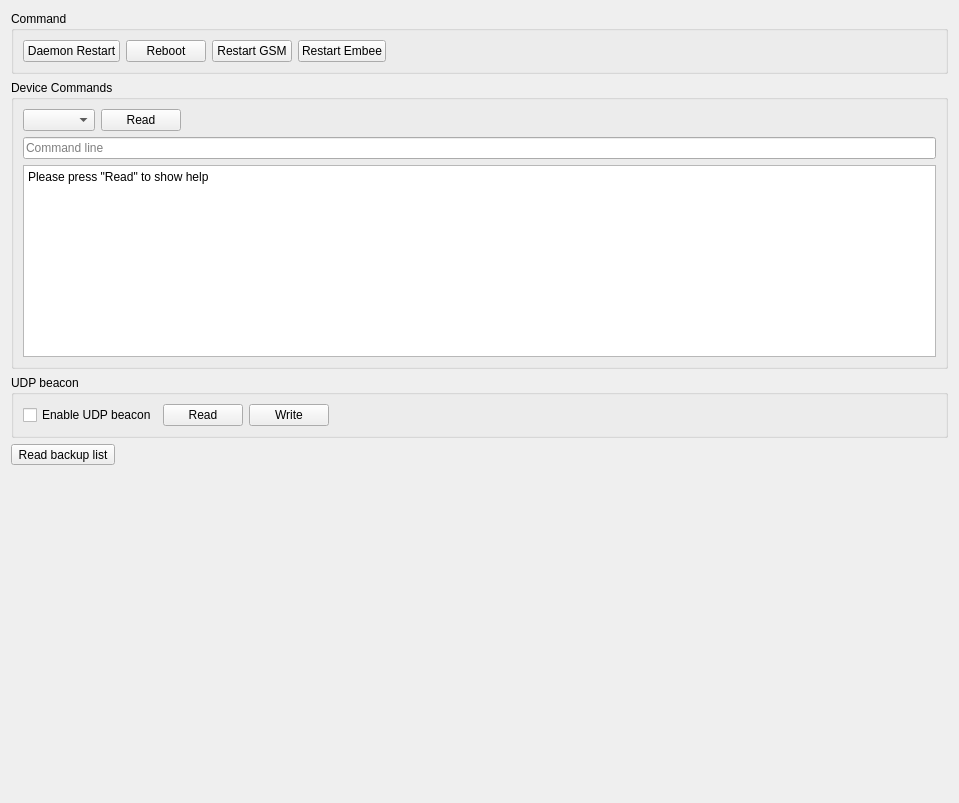
                  <widget class="QWidget" name="page_11">
                   <layout class="QVBoxLayout" name="verticalLayout_13">
                    <item>
                     <widget class="QGroupBox" name="groupBox_4">
                      <property name="title">
                       <string>Command</string>
                      </property>
                      <layout class="QHBoxLayout" name="horizontalLayout_6">
                       <item>
                        <widget class="QPushButton" name="pbDrestart">
                         <property name="text">
                          <string>Daemon Restart</string>
                         </property>
                         <property name="flat">
                          <bool>false</bool>
                         </property>
                        </widget>
                       </item>
                       <item>
                        <widget class="QPushButton" name="pbReboot">
                         <property name="text">
                          <string>Reboot</string>
                         </property>
                         <property name="flat">
                          <bool>false</bool>
                         </property>
                        </widget>
                       </item>
                       <item>
                        <widget class="QPushButton" name="pbResetGsm">
                         <property name="text">
                          <string>Restart GSM</string>
                         </property>
                        </widget>
                       </item>
                       <item>
                        <widget class="QPushButton" name="pbResetEmbee">
                         <property name="text">
                          <string>Restart Embee</string>
                         </property>
                        </widget>
                       </item>
                       <item>
                        <spacer name="horizontalSpacer_8">
                         <property name="orientation">
                          <enum>Qt::Horizontal</enum>
                         </property>
                         <property name="sizeHint" stdset="0">
                          <size>
                           <width>301</width>
                           <height>20</height>
                          </size>
                         </property>
                        </spacer>
                       </item>
                      </layout>
                     </widget>
                    </item>
                    <item>
                     <widget class="QGroupBox" name="groupBox_20">
                      <property name="sizePolicy">
                       <sizepolicy hsizetype="Preferred" vsizetype="Expanding">
                        <horstretch>0</horstretch>
                        <verstretch>0</verstretch>
                       </sizepolicy>
                      </property>
                      <property name="title">
                       <string>Device Commands</string>
                      </property>
                      <layout class="QGridLayout" name="gridLayout_27">
                       <item row="0" column="0">
                        <layout class="QHBoxLayout" name="horizontalLayout_25">
                         <item>
                          <widget class="QComboBox" name="cbDevCommand">
                           <property name="sizePolicy">
                            <sizepolicy hsizetype="Expanding" vsizetype="Fixed">
                             <horstretch>0</horstretch>
                             <verstretch>0</verstretch>
                            </sizepolicy>
                           </property>
                          </widget>
                         </item>
                         <item>
                          <widget class="QPushButton" name="pbDevCommands">
                           <property name="text">
                            <string>Read</string>
                           </property>
                          </widget>
                         </item>
                         <item>
                          <spacer name="horizontalSpacer_32">
                           <property name="orientation">
                            <enum>Qt::Horizontal</enum>
                           </property>
                           <property name="sizeType">
                            <enum>QSizePolicy::Preferred</enum>
                           </property>
                           <property name="sizeHint" stdset="0">
                            <size>
                             <width>755</width>
                             <height>20</height>
                            </size>
                           </property>
                          </spacer>
                         </item>
                        </layout>
                       </item>
                       <item row="1" column="0">
                        <widget class="QLineEdit" name="leDevCommand">
                         <property name="sizePolicy">
                          <sizepolicy hsizetype="Preferred" vsizetype="Fixed">
                           <horstretch>0</horstretch>
                           <verstretch>0</verstretch>
                          </sizepolicy>
                         </property>
                         <property name="maxLength">
                          <number>1400</number>
                         </property>
                         <property name="placeholderText">
                          <string>Command line</string>
                         </property>
                         <property name="clearButtonEnabled">
                          <bool>true</bool>
                         </property>
                        </widget>
                       </item>
                       <item row="2" column="0">
                        <widget class="QPlainTextEdit" name="pteMan4commands">
                         <property name="readOnly">
                          <bool>true</bool>
                         </property>
                         <property name="plainText">
                          <string>Please press &quot;Read&quot; to show help</string>
                         </property>
                        </widget>
                       </item>
                      </layout>
                     </widget>
                    </item>
                    <item>
                     <widget class="QGroupBox" name="groupBox_27">
                      <property name="title">
                       <string>UDP beacon</string>
                      </property>
                      <layout class="QHBoxLayout" name="horizontalLayout_22">
                       <item>
                        <widget class="QCheckBox" name="cbUdpState">
                         <property name="text">
                          <string>Enable UDP beacon</string>
                         </property>
                        </widget>
                       </item>
                       <item>
                        <widget class="QPushButton" name="pbReadUdp">
                         <property name="text">
                          <string>Read</string>
                         </property>
                        </widget>
                       </item>
                       <item>
                        <widget class="QPushButton" name="pbWriteUdp">
                         <property name="text">
                          <string>Write</string>
                         </property>
                        </widget>
                       </item>
                       <item>
                        <spacer name="horizontalSpacer_31">
                         <property name="orientation">
                          <enum>Qt::Horizontal</enum>
                         </property>
                         <property name="sizeHint" stdset="0">
                          <size>
                           <width>393</width>
                           <height>20</height>
                          </size>
                         </property>
                        </spacer>
                       </item>
                      </layout>
                     </widget>
                    </item>
                    <item>
                     <widget class="QToolButton" name="toolButton_4">
                      <property name="text">
                       <string>Read backup list</string>
                      </property>
                     </widget>
                    </item>
                    <item>
                     <spacer name="verticalSpacer_5">
                      <property name="orientation">
                       <enum>Qt::Vertical</enum>
                      </property>
                      <property name="sizeHint" stdset="0">
                       <size>
                        <width>20</width>
                        <height>327</height>
                       </size>
                      </property>
                     </spacer>
                    </item>
                   </layout>
                  </widget>
